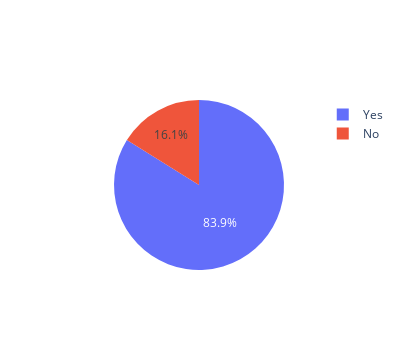

Notebook source saved alongside this figure:
### Code cell
# pie chart for attrition
fig = go.Figure()
fig.add_trace(go.Pie(labels=df['Attrition'], values=df['Attrition'].value_counts()))
fig.update_layout(autosize=False, width=400, height=350)
fig.show()

### Figure 1 — Plotly figure (JSON) as saved in the notebook; plotly's stock layout.template omitted (floating-point values rounded to 4 significant figures; data arrays with more than 128 entries replaced by an {"elided": "..."} marker saying what was removed)
{"data": [{"labels": {"elided": "1470 str values"}, "values": [1233, 237], "type": "pie"}], "layout": {"autosize": false, "width": 400, "height": 350}}
